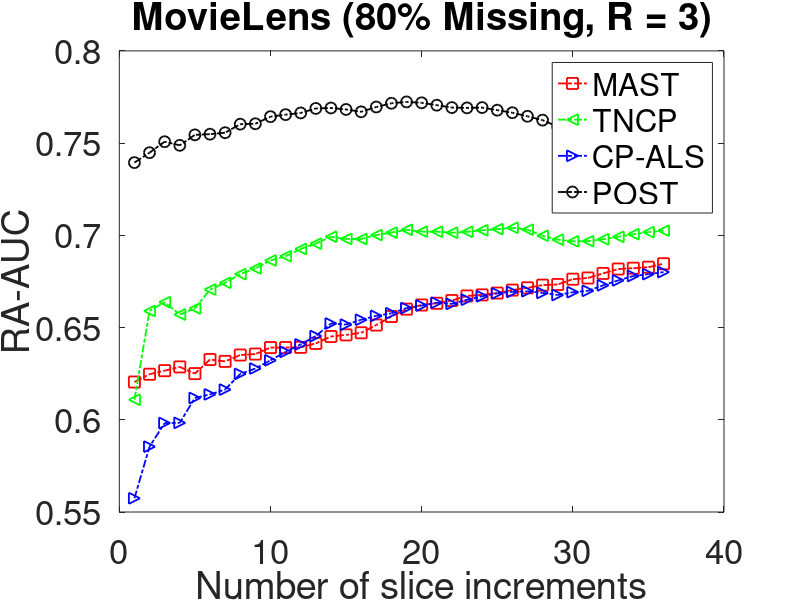

Write the MATLAB code that produced this figure.
clear all;
close all;
clc;

df = load('r3.mat');
% mast mis90
mast = df.mis80_r3(:,1);
% tncp mis90
tncp = df.mis80_r3(:,2);
% als mis90
als = df.mis80_r3(:,3);
% our-v-3 mis90
our= df.mis80_r3(:,4);

nrank = [1:1:36];

figure (1);
hold on;
box on;
%change color
plot(nrank, mast,  'rs-.','LineWidth',1.3, 'MarkerSize',8);
plot(nrank, tncp, 'g<-.','LineWidth',1.3, 'MarkerSize',8);
plot(nrank, als, 'b>-.','LineWidth',1.3, 'MarkerSize',8);
plot(nrank, our, 'ko-.', 'LineWidth',1.3, 'MarkerSize',8);

 legend('MAST','TNCP','CP-ALS','POST');
%lgd = legend('Ours-Win-1','Ours-Win-2','Ours-Win-3', 'GP-PTF');
%lgd.FontSize = 25;
ylabel('RA-AUC', 'FontSize',25);
xlabel('Number of slice increments','FontSize',25);
title('MovieLens (80% Missing, R = 3)','FontSize',25)

% set(gca,'XTick',1:7:35, 'FontSize',25);
 set(gca, 'FontSize',25);
 %set(gca,'YTick',[0.55, 0.65, 0.75, 0.85], 'FontSize',25);
 set(gca,'FontSize',25);
